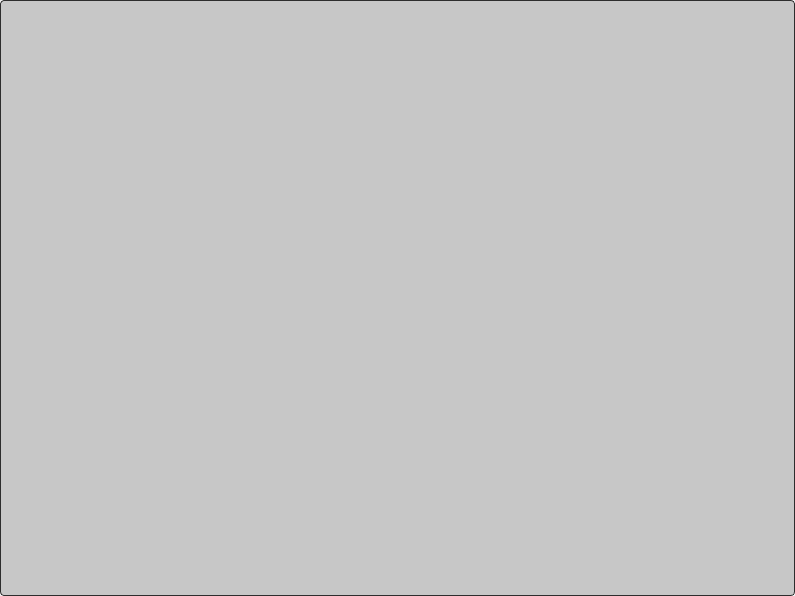
<?xml version="1.0" encoding="UTF-8"?>
<ui version="4.0">
 <class>MainWindow</class>
 <widget class="QMainWindow" name="MainWindow">
  <property name="geometry">
   <rect>
    <x>0</x>
    <y>0</y>
    <width>795</width>
    <height>596</height>
   </rect>
  </property>
  <property name="windowTitle">
   <string>MainWindow</string>
  </property>
  <widget class="QWidget" name="centralwidget">
   <layout class="QGridLayout" name="gridLayout">
    <property name="leftMargin">
     <number>0</number>
    </property>
    <property name="topMargin">
     <number>0</number>
    </property>
    <property name="rightMargin">
     <number>0</number>
    </property>
    <property name="bottomMargin">
     <number>0</number>
    </property>
    <property name="spacing">
     <number>0</number>
    </property>
    <item row="0" column="0" colspan="2">
     <widget class="QTableView" name="tableView">
      <property name="font">
       <font>
        <pointsize>10</pointsize>
        <weight>50</weight>
        <bold>false</bold>
       </font>
      </property>
      <property name="styleSheet">
       <string notr="true">QTreeView:branch:selected, QTreeView:branch:hover {
  background: url(&quot;:/qss_icons/rc/transparent.png&quot;);
}

QTreeView:branch:has-siblings:!adjoins-item {
  border-image: url(&quot;:/qss_icons/rc/branch_line.png&quot;) 0;
}

QTreeView:branch:has-siblings:adjoins-item {
  border-image: url(&quot;:/qss_icons/rc/branch_more.png&quot;) 0;
}

QTreeView:branch:!has-children:!has-siblings:adjoins-item {
  border-image: url(&quot;:/qss_icons/rc/branch_end.png&quot;) 0;
}

QTreeView:branch:has-children:!has-siblings:closed, QTreeView:branch:closed:has-children:has-siblings {
  border-image: none;
  image: url(&quot;:/qss_icons/rc/branch_closed.png&quot;);
}

QTreeView:branch:open:has-children:!has-siblings, QTreeView:branch:open:has-children:has-siblings {
  border-image: none;
  image: url(&quot;:/qss_icons/rc/branch_open.png&quot;);
}

QTreeView:branch:has-children:!has-siblings:closed:hover, QTreeView:branch:closed:has-children:has-siblings:hover {
  image: url(&quot;:/qss_icons/rc/branch_closed_focus.png&quot;);
}

QTreeView:branch:open:has-children:!has-siblings:hover, QTreeView:branch:open:has-children:has-siblings:hover {
  image: url(&quot;:/qss_icons/rc/branch_open_focus.png&quot;);
}

QTreeView::indicator:checked,
QListView::indicator:checked {
  image: url(&quot;:/qss_icons/rc/checkbox_checked.png&quot;);
}

QTreeView::indicator:checked:hover, QTreeView::indicator:checked:focus, QTreeView::indicator:checked:pressed,
QListView::indicator:checked:hover,
QListView::indicator:checked:focus,
QListView::indicator:checked:pressed {
  image: url(&quot;:/qss_icons/rc/checkbox_checked_focus.png&quot;);
}

QTreeView::indicator:unchecked,
QListView::indicator:unchecked {
  image: url(&quot;:/qss_icons/rc/checkbox_unchecked.png&quot;);
}

QTreeView::indicator:unchecked:hover, QTreeView::indicator:unchecked:focus, QTreeView::indicator:unchecked:pressed,
QListView::indicator:unchecked:hover,
QListView::indicator:unchecked:focus,
QListView::indicator:unchecked:pressed {
  image: url(&quot;:/qss_icons/rc/checkbox_unchecked_focus.png&quot;);
}

QTreeView::indicator:indeterminate,
QListView::indicator:indeterminate {
  image: url(&quot;:/qss_icons/rc/checkbox_indeterminate.png&quot;);
}

QTreeView::indicator:indeterminate:hover, QTreeView::indicator:indeterminate:focus, QTreeView::indicator:indeterminate:pressed,
QListView::indicator:indeterminate:hover,
QListView::indicator:indeterminate:focus,
QListView::indicator:indeterminate:pressed {
  image: url(&quot;:/qss_icons/rc/checkbox_indeterminate_focus.png&quot;);
}

QTreeView,
QListView,
QTableView,
QColumnView {
  background-color: #c7c7c7;
  border: 1px solid #2d2d2d;
  color: #000000;
  gridline-color: #2d2d2d;
  border-radius: 4px;
}

QTreeView:disabled,
QListView:disabled,
QTableView:disabled,
QColumnView:disabled {
  background-color: #c7c7c7;
  color: #000000;
}

QTreeView:selected,
QListView:selected,
QTableView:selected,
QColumnView:selected {
  background-color: #c7c7c7;
  color: #000000;
}

QTreeView:hover,
QListView:hover,
QTableView:hover,
QColumnView:hover {
  background-color: #c7c7c7;
  border: 1px solid #148CD2;
}

QTreeView::item:pressed,
QListView::item:pressed,
QTableView::item:pressed,
QColumnView::item:pressed {
  background-color: #c7c7c7;
}

QTreeView::item:selected:hover,
QListView::item:selected:hover,
QTableView::item:selected:hover,
QColumnView::item:selected:hover {
  background: #c7c7c7;
  color: #000000;
}

QTreeView::item:selected:active,
QListView::item:selected:active,
QTableView::item:selected:active,
QColumnView::item:selected:active {
background-color: palette(highlight);
 color: palette(highlightedText);
}

QTreeView::item:!selected:hover,
QListView::item:!selected:hover,
QTableView::item:!selected:hover,
QColumnView::item:!selected:hover {
  outline: 0;
  color: #148CD2;
  background-color: #2d2d2d;
}

QTableCornerButton::section {
  background-color: #282828;
  border: 1px transparent #2d2d2d;
  border-radius: 0px;
}
</string>
      </property>
      <property name="tabKeyNavigation">
       <bool>false</bool>
      </property>
      <property name="alternatingRowColors">
       <bool>false</bool>
      </property>
      <property name="selectionBehavior">
       <enum>QAbstractItemView::SelectRows</enum>
      </property>
      <property name="sortingEnabled">
       <bool>true</bool>
      </property>
      <attribute name="verticalHeaderDefaultSectionSize">
       <number>21</number>
      </attribute>
      <attribute name="verticalHeaderMinimumSectionSize">
       <number>21</number>
      </attribute>
     </widget>
    </item>
   </layout>
  </widget>
  <action name="actionCSV">
   <property name="text">
    <string>CSV</string>
   </property>
  </action>
 </widget>
 <resources>
  <include location="C:/Users/HP/Desktop/Autotrader-Reborn2.1/Resourses/icons/icons.qrc"/>
 </resources>
 <connections/>
</ui>
